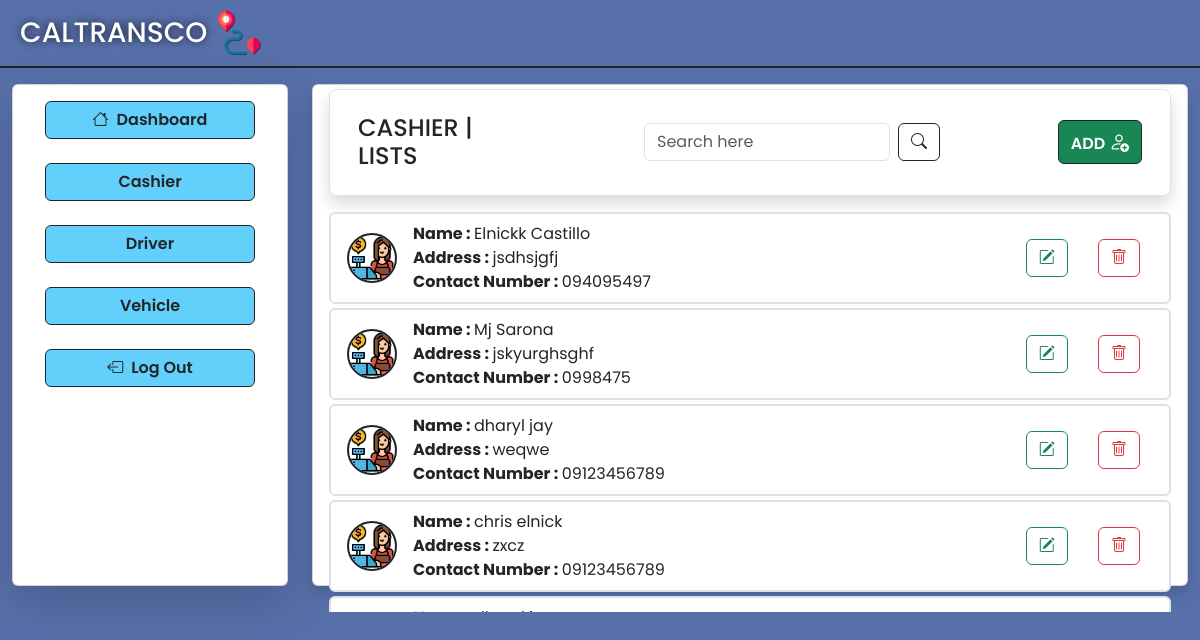
Page /Cashier/view_cashier.php on the committed database.
### tables this page shows
CREATE TABLE `cashier` (
  `id` int(11) NOT NULL,
  `cashier_fname` varchar(50) NOT NULL,
  `cashier_lname` varchar(50) NOT NULL,
  `cashier_address` varchar(100) NOT NULL,
  `cashier_contactNum` varchar(20) NOT NULL
);

### Cashier/view_cashier.php (the view, shortened to what this page needs)
<!DOCTYPE html>
<html lang="en">
<?php
include "../Database/db_connect.php";
require "../global/head.php";
?>
<body>
   <div class="con-bg container-fluid vh-100">
      <div class="row border border-start-0 border-end-0 border-top-0 border-2 border-dark pb-2">
         <div class="col d-flex gap-2 ms-2 mt-2">
            <a href="../AdminUI/adminDashboard.php" style="text-decoration: none;" class="d-flex gap-2">
               <h1 class="fs-3 mt-2 text-white" style="text-shadow: 0px 0px 8px rgba(0, 0, 0, 0.8);">CALTRANSCO</h1>
               <img src="../images/image.png" alt="" class="img-fluid " width="50" height="50">
            </a>
         </div>
      </div>
      <div class="row pt-3">
         <div class="col col-3">
            <div class="card shadow-lg">
               <div style="height: 500px;" class="card_css card-body">
                  <div class="mx-3 mb-3">
                     <a class="btn btn-h w-100 fw-semibold  mb-2 border border-1 border-dark" href="../AdminUI/adminDashboard.php"><i class="bi bi-house me-2"></i>Dashboard</a>
                  </div>
                  <div class="mx-3 mb-3">
                     <a class="btn btn-h w-100 fw-semibold  mb-2 border border-1 border-dark" href="../Cashier/view_cashier.php">Cashier</a>
                  </div>
                  <div class="mx-3 mb-3">
                     <a class="btn btn-h w-100 fw-semibold mb-2 border border-1 border-dark" href="../Driver/view_driver.php">Driver</a>
                  </div>
                  <div class="mx-3 mb-3">
                     <a class="btn btn-h w-100 fw-semibold  mb-2 border border-1 border-dark" href="../Vehicle/view_vehicle.php">Vehicle</a>
                  </div>
                  <div class="mx-3">
                     <a href="../Login-Register/Login.php" class="btn btn-h w-100 border border-1 border-dark fw-semibold"><i class="bi bi-box-arrow-left me-2"></i>Log Out</a>
                  </div>
               </div>
            </div>
         </div>
         <div class="col col-9">
            <div class="card shadow">
               <div style="height: 500px;" class="card-body pt-1">
                  <div class="row rounded-3 border border-1 border-gray shadow  d-flex align-items-center mx-0 p-3 mb-3">
                     <div class="col col-3 d-flex align-items-center">
                        <h1 class="fs-4 pt-2">CASHIER | LISTS</h1>
                     </div>
                     <div class="col col-6 d-flex gap-2  ps-5">
                        <form method="GET" action="view_cashier.php" class="d-flex gap-2 ps-5">
                           <input type="text" name="query" class="form-control" placeholder="Search here" value="<?php echo isset($_GET['query']) ? $_GET['query'] : ''; ?>">
                           <button type="submit" class="btn btn-outline-dark"><i class="bi bi-search"></i></button>
                        </form>
                     </div>
                     <div class="col col-3 text-end">
                        <a class="btn btn-success border border-1 border-dark fw-semibold" href="add_cashier.php">ADD
                           <i class="bi fs-5 bi-person-add"></i>
                        </a>
                     </div>
                  </div>
                  <div style="max-height: 400px; overflow-y: auto;">
                     <?php
                     try {
                        $sql = "SELECT * FROM cashier";
                        $result = $conn->query($sql);
                        if ($result->num_rows > 0) {
                           while ($row = $result->fetch_assoc()) {
                     ?>
                              <ul class="list-group mb-1">
                                 <li class="list-group-item d-flex align-items-center justify-content-between border border-2">
                                    <div class="d-flex align-items-center">
                                       <div>
                                          <img src="../images/cashier.png" alt="" class="img-fluid rounded-pill border border-2 border-dark me-3" width="50" height="50">
                                       </div>
                                       <div>
                                          <span><strong>Name : </strong><?php echo $row['cashier_fname'] . ' ' . $row['cashier_lname']; ?></span><br>
                                          <span><strong>Address : </strong><?php echo $row['cashier_address']; ?></span><br>
                                          <span><strong>Contact Number : </strong><?php echo $row['cashier_contactNum']; ?></span>
                                       </div>
                                    </div>
                                    <div class="group-btn">
                                       <a href="../Cashier/edit_cashier.php?id=<?php echo $row['id']; ?>" class="btn"><i class="btn btn-outline-success bi bi-pencil-square"></i></a>
                                       <a href="../Operations/op_delete_cashier.php?id=<?php echo $row['id']; ?>" class="btn"><i class="btn btn-outline-danger bi bi-trash"></i></a>
                                    </div>
                                 </li>
                              </ul>
                     <?php
                           }
                        } else {
                           echo '<div class="text-center mt-3"><p class="text-muted fs-5">No cashiers found.</p></div>';
                        }
                     } catch (\Exception $e) {
                        die($e);
                     }
                     ?>
                  </div>
               </div>
            </div>
         </div>
      </div>
   </div>
</body>
</html>

### CSS/style.css (style rules this page uses)
* { font-family: 'Poppins', sans-serif; }
.con-bg { background-color: #5870aa; }
.btn-h { background-color: #62d0fb; }

### rows in the picture
cashier: cashier_fname "Elnickk", cashier_lname "Castillo", cashier_address "jsdhsjgfj", cashier_contactNum "094095497"
cashier: cashier_fname "Mj", cashier_lname "Sarona", cashier_address "jskyurghsghf", cashier_contactNum "0998475"
cashier: cashier_fname "dharyl", cashier_lname "jay", cashier_address "weqwe", cashier_contactNum "09123456789"
cashier: cashier_fname "chris", cashier_lname "elnick", cashier_address "zxcz", cashier_contactNum "09123456789"
